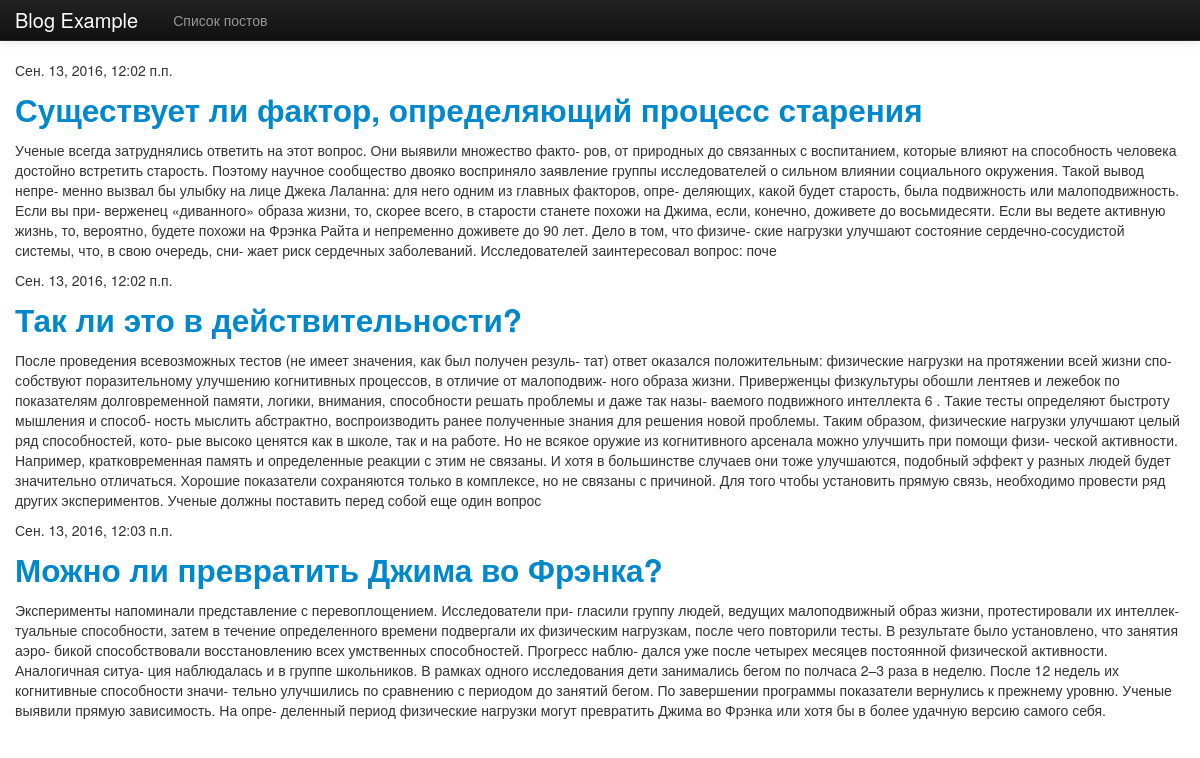
Screenshot of /blog/ with the database file from the repository.
### blog/models.py (models this page shows, shortened)
class Post(models.Model):
    title = models.CharField(max_length=255) # заголовок поста
    datetime = models.DateTimeField(u'Дата публикации') # дата публикации
    content = models.TextField(max_length=10000) # текст поста
    def get_absolute_url(self):
        return "/blog/%i/" % self.id

### blog/views.py (the view)
class PostsListView(ListView): # представление в виде списка
    model = Post                   # модель для представления

### blog/templates/blog/post_list.html
{% extends 'blog/base.html' %}
{% block content %}
    {% for post in object_list %}
        <p>{{ post.datetime }}</p>
        <h2><a href="{{ post.get_absolute_url }}">{{ post.title }}</a></h2>
        <p>{{ post.content }}</p>
    {% empty %}
    <p>Нет постов</p>
    {% endfor %}
{% endblock %}

### blog/templates/blog/base.html (shortened to what this page needs)
{% load staticfiles %}
<!DOCTYPE html>
<html lang="ru">
    <head>
        <link href="{% static 'bootstrap/css/bootstrap.css' %}" rel="stylesheet">
        <link href="{% static 'bootstrap/css/bootstrap-responsive.css' %}" rel="stylesheet">
    </head>
<body>
<div class="navbar navbar-inverse navbar-fixed-top">
    <div class="navbar-inner">
        <div class="container">
            <div class="brand">Blog Example </div>
            <ul class="nav">
                <li><a href="{% url 'list' %}" class="">Список постов</a></li>
            </ul>
        </div>
    </div>
</div>
<div class="container">
     {% block content %}Empty page{% endblock %}
</div>
</body>
</html>

### blog/templates/blog/base.html (style rules this page uses)
body { padding-top: 60px; }

### rows the page displays
Post: datetime "Сен. 13, 2016, 12:02 п.п.", title "Существует ли фактор, определяющий процесс старения", content "Ученые всегда затруднялись ответить на этот вопрос. Они выявили множество факто- ров, от природных до связанных с воспитанием, которые влияют на способность человека достойно встретить старость. Поэтому научное сообщество двояко восприняло заявление группы исследователей о сильном влиянии социального окружения. Такой вывод непре- менно вызвал бы улыбку на лице Джека Лаланна: для него одним из главных факторов, опре- деляющих, какой будет старость, была подвижность или малоподвижность. Если вы при- верженец «диванного» образа жизни, то, скорее всего, в старости станете похожи на Джима, если, конечно, доживете до восьмидесяти. Если вы ведете активную жизнь, то, вероятно, будете похожи на…"
Post: datetime "Сен. 13, 2016, 12:02 п.п.", title "Так ли это в действительности?", content "После проведения всевозможных тестов (не имеет значения, как был получен резуль- тат) ответ оказался положительным: физические нагрузки на протяжении всей жизни спо- собствуют поразительному улучшению когнитивных процессов, в отличие от малоподвиж- ного образа жизни. Приверженцы физкультуры обошли лентяев и лежебок по показателям долговременной памяти, логики, внимания, способности решать проблемы и даже так назы- ваемого подвижного интеллекта 6 . Такие тесты определяют быстроту мышления и способ- ность мыслить абстрактно, воспроизводить ранее полученные знания для решения новой проблемы. Таким образом, физические нагрузки улучшают целый ряд способностей, кото- рые высоко ценятся как в…"
Post: datetime "Сен. 13, 2016, 12:03 п.п.", title "Можно ли превратить Джима во Фрэнка?", content "Эксперименты напоминали представление с перевоплощением. Исследователи при- гласили группу людей, ведущих малоподвижный образ жизни, протестировали их интеллек- туальные способности, затем в течение определенного времени подвергали их физическим нагрузкам, после чего повторили тесты. В результате было установлено, что занятия аэро- бикой способствовали восстановлению всех умственных способностей. Прогресс наблю- дался уже после четырех месяцев постоянной физической активности. Аналогичная ситуа- ция наблюдалась и в группе школьников. В рамках одного исследования дети занимались бегом по полчаса 2–3 раза в неделю. После 12 недель их когнитивные способности значи- тельно улучшились по…"
